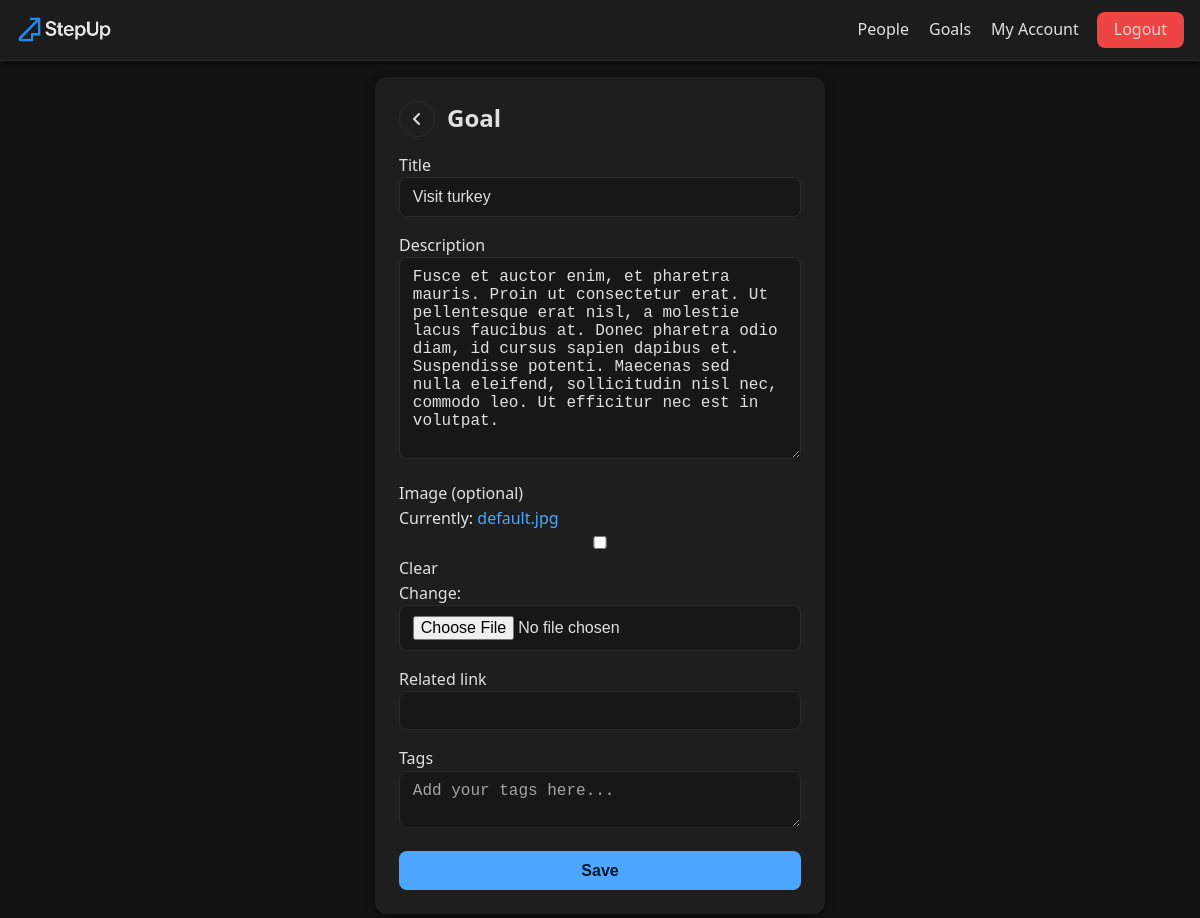
The app's page /goals/edit-goal/ef2081c5-0e00-4054-acd6-2cb94f4f0f57/ (signed in) with its own data.
### goals/models.py (models this page shows, shortened)
class Goal(models.Model):
    owner = models.ForeignKey(Profile, on_delete=models.CASCADE, null=True)
    title = models.CharField(max_length=50)
    description = models.TextField(null=True, blank=True)
    image = models.ImageField(null=True, blank=True, default="default.jpg")
    api_image = models.CharField(max_length=2000, null=True, blank=True)
    related_link = models.CharField(max_length=2000, null=True, blank=True)
    total_tasks = models.IntegerField(default=0, null=True, blank=True)
    completion_rate = models.IntegerField(default=0, null=True, blank=True)
    total_vote = models.IntegerField(default=0, null=True, blank=True)
    vote_ratio = models.IntegerField(default=0, null=True, blank=True)
    tags = models.ManyToManyField('Tag', blank=True)
    created = models.DateTimeField(auto_now_add=True)
    id = models.UUIDField(default=uuid.uuid4, unique=True,
                            primary_key=True, editable=False)
    class Meta:
        ordering = ['-completion_rate', '-vote_ratio', '-created']

### goals/views.py (the view, shortened to what this page needs)
# urls.py: path('edit-goal/<str:pk>/', views.editGoal, name='edit-goal'),
@login_required(login_url='login')
def editGoal(request, pk):
    profile = request.user.profile
    goal = profile.goal_set.get(id=pk)
    form = GoalForm(instance=goal)
    context = {'form': form}
    return render(request, 'goals/goal-form.html', context)

### goals/forms.py
class GoalForm(forms.ModelForm):
    class Meta:
        model = Goal
        fields = ['title', 'description', 'image',
                    'related_link']
        labels = {'image': 'Image (optional)'}

### goals/templates/goals/goal-form.html (shortened to what this page needs)
{% extends "main.html" %}
{% block content %}
<main class="form-page">
  <article class="form-card">
    <div class="form-header">
      <a href="javascript:history.back()" class="back-btn" aria-label="Go back" style="text-decoration: none;">
        <i class="fa-solid fa-angle-left"></i>
      </a>
      <h2 style="margin:0;">Goal</h2>
    </div>
    <form class="flex-col" method="POST" action="" enctype="multipart/form-data">
      {% for field in form %}
      <div class="form-field">
        <label for="{{field.id_for_label}}">{{field.label}}</label><br>
        {{ field }}
      </div>
      {% endfor %}
      <div class="form-field">
        <label>Tags</label>
        <textarea class="input" name="tags" placeholder="Add your tags here..."></textarea>
      </div>
      <button type="submit" class="btn btn-primary">Save</button>
    </form>
  </article>
</main>
{% endblock content %}

### static/styles/main.css (style rules this page uses)
:root { --bg: #121212; --surface: #1e1e1e; --surface-hover: #252525; --text: #e0e0e0; --muted: #a3a3a3; --border: #2a2a2a; --primary: #4da6ff; --success: #22c55e; --warning: #f59e0b; --danger: #ef4444; --shadow-1: 0 1px 6px rgba(0,0,0,.6); --shadow-2: 0 2px 8px rgba(0,0,0,.5); --r-sm: .375rem; --r-md: .5rem; --r-lg: .75rem; --r-xl: 1rem; --sp-1: .25rem; --sp-2: .5rem; --sp-3: .75rem; --sp-4: 1rem; --sp-5: 1.25rem; --sp-6: 1.5rem; --sp-8: 2rem; --fs-0: .875rem; --fs-1: 1rem; --fs-2: 1.125rem; --fs-3: 1.25rem; --lh: 1.55; --container: 1200px; --dur: .18s; --easing: cubic-bezier(.2,.6,.2,1); }
* { margin: 0; padding: 0; box-sizing: border-box; }
html { scroll-behavior: smooth; }
body { font-family: system-ui, -apple-system, Segoe UI, Roboto, Ubuntu, 'Helvetica Neue', Arial, 'Noto Sans', 'Apple Color Emoji', 'Segoe UI Emoji', 'Segoe UI Symbol', sans-serif; background: var(--bg); color: var(--text); line-height: var(--lh); -webkit-font-smoothing: antialiased; -moz-osx-font-smoothing: grayscale; }
h1, h2, h3 { font-weight: 700; line-height: 1.2; }
h2 { font-size: clamp(1.25rem, .9rem + 1.2vw, 1.5rem); margin-bottom: var(--sp-3); }
a { color: var(--primary); text-decoration: none; text-underline-offset: .18em; transition: color var(--dur) var(--easing), text-decoration-color var(--dur) var(--easing); }
.flex-col { display: flex; flex-direction: column; gap: var(--sp-4); }
input, select, textarea { width: 100%; background: #171717; color: var(--text); border: 1px solid var(--border); border-radius: var(--r-md); padding: .6rem .8rem; font-size: var(--fs-1); transition: border-color var(--dur) var(--easing), background var(--dur) var(--easing), box-shadow var(--dur) var(--easing); }
input::placeholder, textarea::placeholder { color: var(--muted); }
.form-page { min-height: 90vh; display: flex; align-items: center; justify-content: center; padding: 1rem; }
.form-card { width: 100%; max-width: 450px; padding: var(--sp-6); border-radius: var(--r-lg); background: var(--surface); box-shadow: var(--shadow-2); display: flex; flex-direction: column; gap: var(--sp-4); }
.form-header { display: flex; align-items: center; gap: var(--sp-3); }
.back-btn { display: inline-flex; align-items: center; justify-content: center; width: 36px; height: 36px; border-radius: 999px; border: 1px solid var(--border); background: transparent; color: var(--text); cursor: pointer; transition: background .2s; }
.btn { display: inline-flex; align-items: center; justify-content: center; gap: .5rem; border: 1px solid transparent; border-radius: var(--r-md); padding: .6rem .9rem; font-weight: 600; font-size: var(--fs-1); cursor: pointer; transition: transform var(--dur) var(--easing), filter var(--dur) var(--easing), border-color var(--dur) var(--easing); }
.btn-primary { background: var(--primary); color: #001629; }

### records on screen
Goal: form "Visit turkey" "Fusce et auctor enim, et pharetra mauris. Proin ut consectetur erat. Ut pellentesque erat nisl, a molestie lacus faucibus at. Donec pharetra odio diam, id cursus sapien dapibus et. Suspendisse potenti. Maecenas sed nulla eleifend, sollicitudin nisl nec, commodo leo. Ut efficitur nec est in volutpat."

### other values on screen
{{ field.label }} "Title" "Description" "Image (optional)" "Related link"
